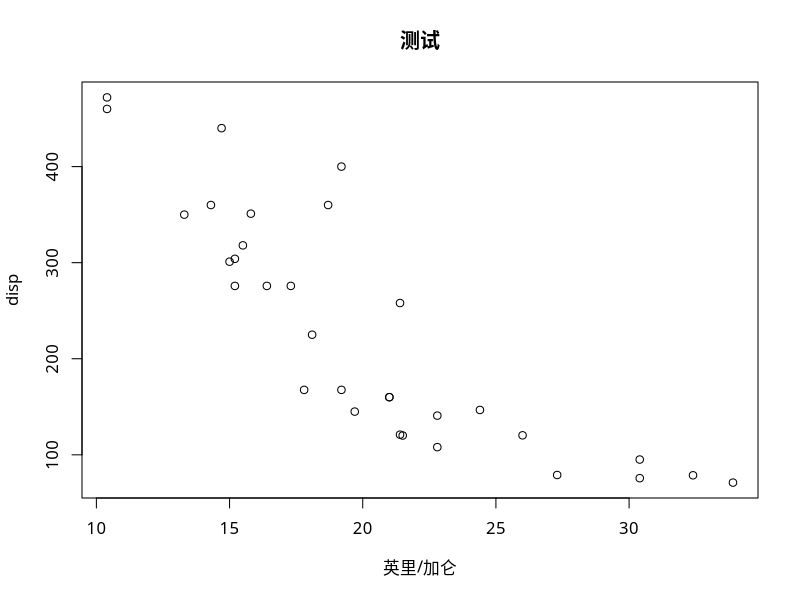

Write the R code that produced this figure.
## ---- chunk 1
# mtcars
# par(family='Kai')
plot(disp~mpg, data = mtcars, family='Kai',
     xlab = '英里/加仑',
     main = '测试')
## ---- chunk 2
knitr::kable(mtcars)
